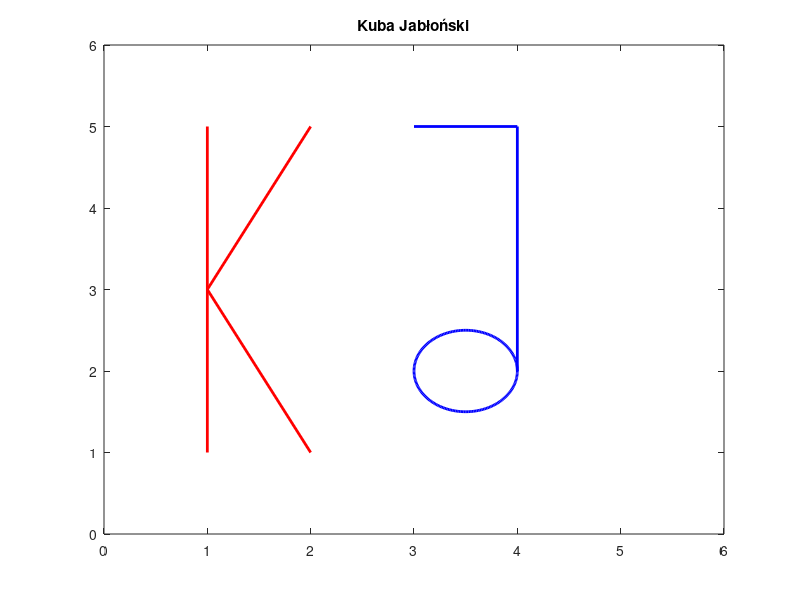

Source code (MATLAB):
clear; clc; close all;

plot([1 1], [1 5], 'r', 'LineWidth',2);
hold on;
plot([1 2], [3 5],'r', 'LineWidth',2);
plot([1 2], [3 1],'r', 'LineWidth',2);
plot([3 4], [5 5],'b', 'LineWidth',2);
plot([4 4], [5 2],'b', 'LineWidth',2);
r = 0.5; a = 3.5; b = 2;
t = linspace(0,2*pi,200); 
x = r*cos(t)+a;
y =-r*sin(t) +b; 
plot(x,y,'b', 'LineWidth',2);
title('Kuba Jabłoński')
axis ([0 6 0 6]);